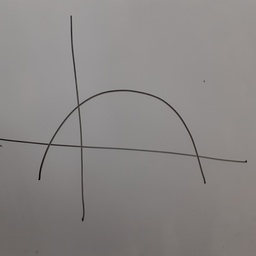
#> input picture graph.jpg, 256 x 256 px, shrunk from 1390 x 1390 before the run
$ python main.py
#> lines starting #> are read from the running program, lines starting #| are printed output that depends on the picture; after the words box and inside, x2 and y2 are one past the last pixel; in counts of white or black regions, pixels touching at a corner belong together
### imgToNumpy.py
import cv2
from filter import binary_filter
import numpy as np
from PIL import Image


def img_array(path, size:tuple[int, int], padding=0):
#> called with path = 'graph.jpg', size = (200, 200), padding = 9
    arr = [[0 for _ in range(200 + padding * 2)] for _ in range(padding)]
    arr += list(map(lambda a: [0] * padding + list(map(lambda b: 1 if b else 0, a)) + [0] * padding,
                   np.array(
                       Image.fromarray(
                           255 - binary_filter(
                               cv2.imread(path, cv2.IMREAD_GRAYSCALE)
                           )
                       ).resize(size).convert('1'))))
    arr += [[0 for _ in range(200 + padding * 2)] for _ in range(padding)]
    return arr

### filter.py
import cv2

def binary_filter(image):
    w,h = image.shape
#> w = 256; h = 256

    pfilter = 0

    for x in range(w):
        for y in range(h):
            pfilter += image[x][y]
#> after the loop, pfilter = 8816969

    pfilter //= (h * w)
#> pfilter = 134

    if pfilter > 150:
        clahe = cv2.createCLAHE(clipLimit=(pfilter // 8), tileGridSize=(8, 8))
        image = clahe.apply(image)


    filter = 0

    for x in range(w):
        for y in range(h):
            filter += image[x][y]
#> after the loop, filter = 8816969

    filter //= h * w
#> filter = 134
    filter = filter ** 0.92
#> filter = 90.56

    ret, bin_image = cv2.threshold(image, filter, 255, cv2.THRESH_BINARY)
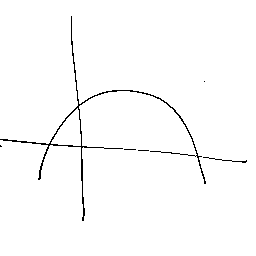
#> bin_image: shape (256, 256); 98.6% white; black in thin lines or dots, all inside (x1, y1, x2, y2) = (0, 16, 247, 221)
#> ret = 90

    white_ctr = 0
    black_ctr = 0
    for x in range(w):
        for y in range(h):
            if bin_image[x][y] == 255:
                white_ctr += 1
            elif bin_image[x][y] == 0:
                black_ctr += 1
#> after the loop, black_ctr = 948; white_ctr = 64588

    if white_ctr < black_ctr:
        bin_image = cv2.bitwise_not(bin_image)

    kernel = cv2.getStructuringElement(cv2.MORPH_CROSS, (2, 2))
    dst2 = cv2.morphologyEx(bin_image, cv2.MORPH_CLOSE, kernel, iterations=2)
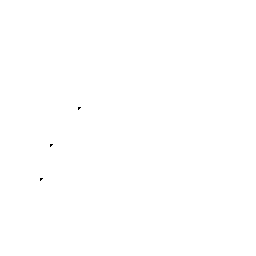
#> dst2: shape (256, 256); 100% white; black in thin lines or dots, all inside (x1, y1, x2, y2) = (40, 107, 81, 181)

    dst2 = dst2[0:h - 50, 10:w - 10].copy()
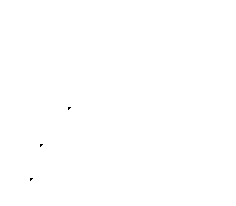
#> dst2: shape (206, 236); 100% white; black in thin lines or dots, all inside (x1, y1, x2, y2) = (30, 107, 71, 181)

    return dst2

### followLine.py
import numpy as np
from math import pi, sin, cos
from conv import make_conv

grad_range_not_first = pi
grad_rate=0.7


def followline(result: list[tuple[int, int]],
               image: list[list[int]],
               position: tuple[int, int],
               conv_size: int,
               movement: float,
               grad: float = 0,
               grad_range: float = 2 * pi):
    result.append(position)

    conv = make_conv(conv_size, grad_range, grad)
    conv_result = np.array(image)[
                  position[0] - conv_size:position[0] + conv_size + 1,
                  position[1] - conv_size:position[1] + conv_size + 1
                  ] * conv


    for _ in range(position[0] - conv_size // 5, position[0] + conv_size // 5 + 1):
        for __ in range(position[1] - conv_size // 5, position[1] + conv_size // 5 + 1):
            image[_][__] = 0

    num, sum = 0, 0
    for _ in conv_result:
        for __ in _:
            if __ != 0:
                num += 1
                sum += __
    if num == 0:
        return 0

    new_grad = grad + sum / num*grad_rate
    new_position = (
        int(position[0] - movement * sin(new_grad) + 0.5),
        int(position[1] + movement * cos(new_grad) + 0.5)
    )

    return 1 + followline(
        result=result,
        image=image,
        position=new_position,
        conv_size=conv_size,
        movement=movement,
        grad=new_grad,
        grad_range=grad_range_not_first
    )

### conv.py
import numpy as np
from math import pi, atan

# 사이즈는 1, 2, 3, 4사분면에서 각각 size*size => 총 사이즈는 2*size+1이 반환됨

def make_conv(size:int, grad_range:float, grad:float):
    conv_size=2*size+1
    return np.array([list(map(lambda x: x + 0.00001 if abs(x) <= grad_range / 2 else 0,
                              list(map(lambda x: x if x < pi else x - 2 * pi,
                                       [(0 if x - size == 0 and y - size == 0
                                         else (
                                                  -pi / 2 if x - size == 0 and y - size > 0
                                                  else (
                                                      pi / 2 if x - size == 0 and y - size < 0
                                                      else ((-atan(
                                                          (y - size) / (
                                                                  x - size))) if x - size > 0
                                                            else (pi - atan(
                                                          (y - size) / (
                                                                  x - size))
                                                                  ))
                                                  )
                                              )
                                              - grad + 4 * pi) % (2 * pi)
                                        for x in range(conv_size)])))) for y in
                     range(conv_size)])

### main.py
import matplotlib.pyplot as plt
import numpy as np
import followLine
from followLine import followline as follow
from imgToNumpy import img_array
from math import sin, cos
from regression import *

followLine.grad_rate = 0.8

conv_size = 9
image = img_array("graph.jpg", (200, 200), padding=conv_size)
#> in img_array, `arr += list(map(lambda a: [0] * padding + list(map(lambda b: 1 if b el..`: arr = 209 items
#> in img_array, `arr += [[0 for _ in range(200 + padding * 2)] for _ in range(padding)]`: arr = 218 items
#> image = 218 items

color = [(i * 20, i * 20, i * 20) for i in range(9)]

index = 0

for x_ in range(conv_size, 200 + conv_size):
    for y_ in range(conv_size, 200 + conv_size):
        if image[x_][y_] == 1:
            result = []
            image[x_][y_] += 1

            # for line in image:
            #     print(*map(lambda a: '■' if a == 2 else ('□' if a == 1 else ' '), line), sep='')
            image[x_][y_] -= 1
            follow(
                result=result,
                image=image,
                position=(x_, y_),
                conv_size=conv_size,
                movement=1.5
            )
            n = len(result)
            print(n)
            if n<40:
                continue
            x = np.array(list(map(lambda a: -a[0], result))) / 10
            y = np.array(list(map(lambda a: a[1], result))) / 10
            # [46 lines of commented-out code are left out]


            l_x, l_y=regression(x, y, n)
            plt.plot(l_y(np.array([i for i in range(0, (n-1)*100)])/100),
                     l_x(np.array([i for i in range(0, (n-1)*100)])/100))
            # plt.plot(y, x)


plt.title('')
plt.xlabel('')
plt.ylabel('')
plt.axis('off')
plt.savefig("regression_result.png", transparent=True)
plt.show()
